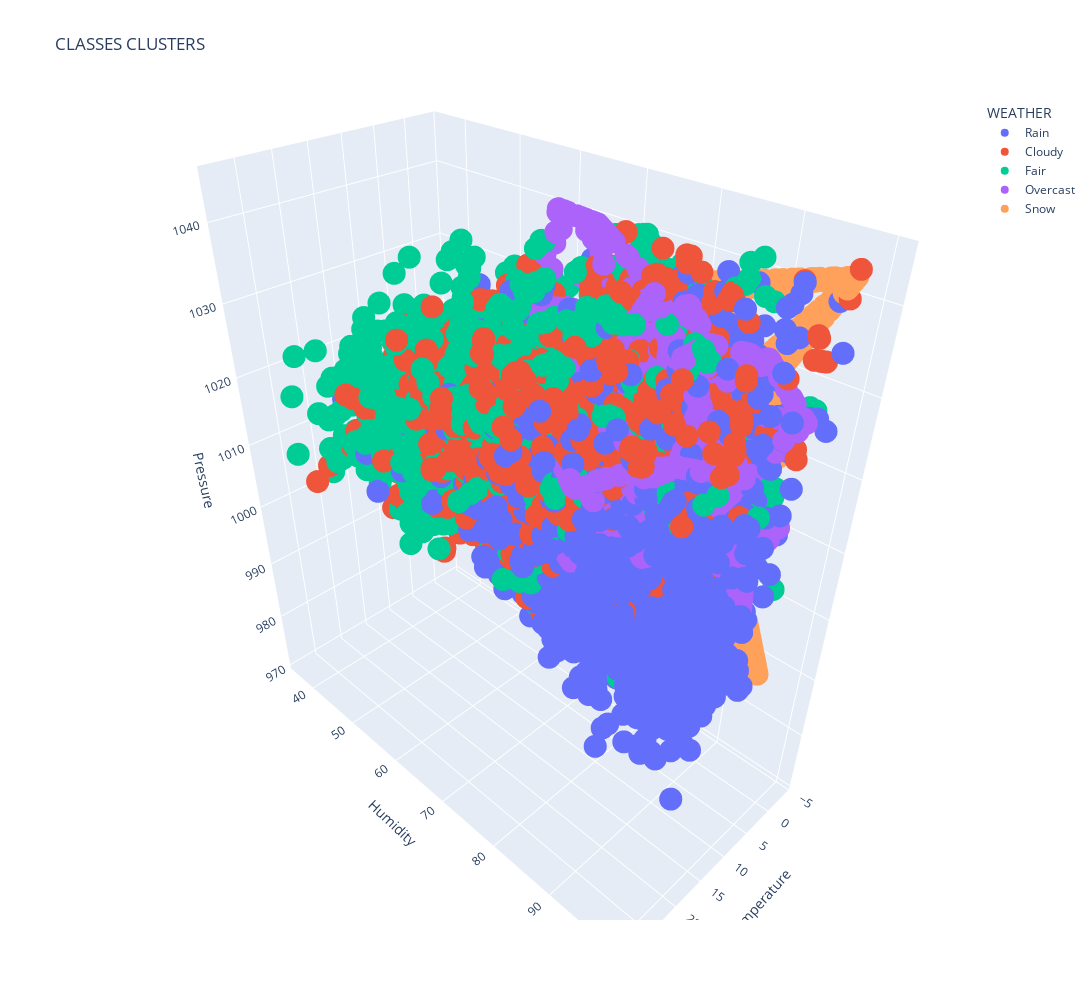

Notebook source saved alongside this figure:
### Code cell
def main():
    #dataset selection and loading
    train_set_name = "weather_data_2000_2019"
    train_dataset = pd.read_csv(("./datasets/" + train_set_name + ".csv"),header=None)
    test_set_name = "weather_data_2020_2021"
    test_dataset = pd.read_csv(("./datasets/" + test_set_name + ".csv"),header=None) 

    print("Your Train Dataset is: ", train_set_name)                                                                       #display dataset name to user
    print("Your Test Dataset is: ", test_set_name)                                                                       #display dataset name to user

    features_selected = 5
    #training features
    temperature_train = train_dataset.iloc[:, 4:5]
    feels_like_train = train_dataset.iloc[:, 7:8]
    dew_point_train = train_dataset.iloc[:, 8:9]
    humidity_train = train_dataset.iloc[:, 9:10]
    pressure_train = train_dataset.iloc[:, 19:20] 
    #uv_index_train = train_dataset.iloc[:, 24:25] 

    #testing data
    temperature_test = test_dataset.iloc[:, 4:5]
    feels_like_test = test_dataset.iloc[:, 7:8]
    dew_point_test = test_dataset.iloc[:, 8:9]
    humidity_true = test_dataset.iloc[:, 9:10]
    pressure_test = test_dataset.iloc[:, 19:20]
    #uv_index_test = test_dataset.iloc[:, 24:25] 

    X_train = pd.concat([temperature_train, feels_like_train, dew_point_train, humidity_train, pressure_train], axis=1)   #, uv_index_train], axis=1)
    X_train.replace(([np.inf, -np.inf], np.nan), inplace=True)                                                            #replace any infinite values with nan
    X_train = X_train.to_numpy()  

    y_train = train_dataset.iloc[:, 30:31].to_numpy()
    y_true = test_dataset.iloc[:, 30:31].to_numpy()

    #https://pandas.pydata.org/pandas-docs/stable/user_guide/merging.html
    test_data = pd.concat([temperature_test, feels_like_test, dew_point_test, humidity_true, pressure_test], axis=1)       #, uv_index_test], axis=1)       
    test_data.replace(([np.inf, -np.inf], np.nan), inplace=True)                                                           #replace any infinite values with nan
    X_test = test_data.to_numpy()

    #change all nan values in all datasets with the most frequent value of the dataset
    imp = SimpleImputer(missing_values=np.nan, strategy='most_frequent')
    imp.fit(X_train)
    imp.fit(y_train)
    imp.fit(X_test)
    imp.fit(y_true)
    
    disp = int(input("Please choose 1 to display the dataset or any button to cotinue without displaying!"))
    if disp == 1:
        display(X_train)
        display(y_train.ravel())

        display(X_test)
    else: print("Not displaying dataset!")   
        
    #----------------------------------------------------------------------------------------
    rebalance = int(input("PLEASE CHOOSE 1 TO REBALANCE DATASET WITH SMOTE. CHOOSE 2 TO REBALANCE DATASET WITH ADASYN" + 
                          "\nPRESS ANYTHING ELSE TO CONTINUE WITH ORIGINAL!\n"))
    if rebalance == 1:
        X_train, y_train = oversampling(X_train, y_train, 1)
    elif rebalance == 2:
        X_train, y_train = oversampling(X_train, y_train, 2)
    else: print("Total training data: ", X_train.size)
    
    interractive_plot(X_train, y_train, X_train[:, 0], X_train[:, 3], X_train[:, 4], True)
    #------------------------------------------------------------------------------------------
    
    #https://scikit-learn.org/stable/modules/generated/sklearn.naive_bayes.GaussianNB.html
    #https://www.analyticsvidhya.com/blog/2021/11/implementation-of-gaussian-naive-bayes-in-python-sklearn/
    choice = int(input("Please choose 1 for Training and 2 for Random CV Search." +
                       "\nPressing 3 will load the optimised Gaussian Naive Bayes Classifier model!\n"))
    if rebalance == 1: clf_type = "default_rebalanced_SMOTE" if choice == 1 else "optimised_rebalanced_SMOTE" 
    elif rebalance == 2: clf_type = "default_rebalanced_ADASYN" if choice == 1 else "optimised_rebalanced_ADASYN" 
    else: clf_type = "default" if choice == 1 else "optimised"
    model_name = "./trained_models/svm_" + clf_type + "_" + train_set_name + "_" + test_set_name + "_" + str(features_selected) + "f.p"
    confusion_matrix_filename = "./confusion_matrix/svm_" + str(clf_type) + "_" + train_set_name + "_"  + test_set_name + "_" + str(features_selected) + "f.png"
    metrics_filename = "./metrics/svm_" + str(clf_type) + "_" + train_set_name + "_"  + test_set_name + "_" + str(features_selected) + "f.txt"
    csv_filename = "./outputs/output_svm_"  + str(clf_type) + "_" + train_set_name + "_"  + test_set_name + "_" + str(features_selected) + "f.csv"

    if choice == 1:
        #Create a svm Classifier
        #best parameters found svm.SVC(kernel = 'rbf', C = 120, gamma = 0.0001)
        svm_clf = svm.SVC().fit(X_train, y_train.ravel())
        save_statistics(svm_clf, X_test, y_true, csv_filename, confusion_matrix_filename, metrics_filename)
        
    elif choice == 2:
        #https://www.vebuso.com/2020/03/svm-hyperparameter-tuning-using-gridsearchcv/
        #https://www.geeksforgeeks.org/svm-hyperparameter-tuning-using-gridsearchcv-ml/
        svm_clf = svm.SVC(probability = True, random_state = 1)
        auc = make_scorer(roc_auc_score)
        rand_list = {"C": stats.uniform(2, 100),
                     "gamma": stats.uniform(0.1, 1),
                    "kernel": ("poly", "rbf")}

        rand_search = RandomizedSearchCV(svm_clf, param_distributions = rand_list, n_iter = 20, n_jobs = 16, cv = 3, random_state = 2017, scoring = auc, verbose = 3) 
        rand_search.fit(X_train, y_train.ravel()) 

        # print best parameter after tuning
        print(rand_search.best_params_)

        # print how our model looks after hyper-parameter tuning
        print(rand_search.best_estimator_)
        pickle.dump(rand_search.best_estimator_, open(model_name, "wb"))
        
    elif choice == 3:
        svm_clf = pickle.load(open(model_name, "rb"))
        print("Parameters Classifier Loaded: ", svm.get_params())

        save_statistics(svm_clf, X_test, y_true, csv_filename, confusion_matrix_filename, metrics_filename)

if __name__ == "__main__":                                                                                               #guard boilerplate
    main()

### Figure 1 — Plotly figure (JSON) as saved in the notebook; plotly's stock layout.template omitted (floating-point values rounded to 4 significant figures; data arrays with more than 128 entries replaced by an {"elided": "..."} marker saying what was removed)
{"data": [{"hovertemplate": "color=#1cfc03<br>Temperature=%{x}<br>Humidity=%{y}<br>Pressure=%{z}<extra></extra>", "legendgroup": "#1cfc03", "marker": {"color": "#636efa", "symbol": "circle"}, "mode": "markers", "name": "Rain", "scene": "scene", "showlegend": true, "type": "scatter3d", "x": {"elided": "3758 float values"}, "y": {"elided": "3758 float values"}, "z": {"elided": "3758 float values"}}, {"hovertemplate": "color=#67a9cf<br>Temperature=%{x}<br>Humidity=%{y}<br>Pressure=%{z}<extra></extra>", "legendgroup": "#67a9cf", "marker": {"color": "#EF553B", "symbol": "circle"}, "mode": "markers", "name": "Cloudy", "scene": "scene", "showlegend": true, "type": "scatter3d", "x": {"elided": "3816 float values"}, "y": {"elided": "3816 float values"}, "z": {"elided": "3816 float values"}}, {"hovertemplate": "color=#ef8a62<br>Temperature=%{x}<br>Humidity=%{y}<br>Pressure=%{z}<extra></extra>", "legendgroup": "#ef8a62", "marker": {"color": "#00cc96", "symbol": "circle"}, "mode": "markers", "name": "Fair", "scene": "scene", "showlegend": true, "type": "scatter3d", "x": {"elided": "3424 float values"}, "y": {"elided": "3424 float values"}, "z": {"elided": "3424 float values"}}, {"hovertemplate": "color=#fc0303<br>Temperature=%{x}<br>Humidity=%{y}<br>Pressure=%{z}<extra></extra>", "legendgroup": "#fc0303", "marker": {"color": "#ab63fa", "symbol": "circle"}, "mode": "markers", "name": "Overcast", "scene": "scene", "showlegend": true, "type": "scatter3d", "x": {"elided": "3706 float values"}, "y": {"elided": "3706 float values"}, "z": {"elided": "3706 float values"}}, {"hovertemplate": "color=#00ffe5<br>Temperature=%{x}<br>Humidity=%{y}<br>Pressure=%{z}<extra></extra>", "legendgroup": "#00ffe5", "marker": {"color": "#FFA15A", "symbol": "circle"}, "mode": "markers", "name": "Snow", "scene": "scene", "showlegend": true, "type": "scatter3d", "x": {"elided": "3755 float values"}, "y": {"elided": "3755 float values"}, "z": {"elided": "3755 float values"}}], "layout": {"height": 1000, "legend": {"title": {"text": "WEATHER"}, "tracegroupgap": 0}, "scene": {"domain": {"x": [0, 1], "y": [0, 1]}, "xaxis": {"title": {"text": "Temperature"}}, "yaxis": {"title": {"text": "Humidity"}}, "zaxis": {"title": {"text": "Pressure"}}}, "title": {"text": "CLASSES CLUSTERS"}, "width": 1300}}
